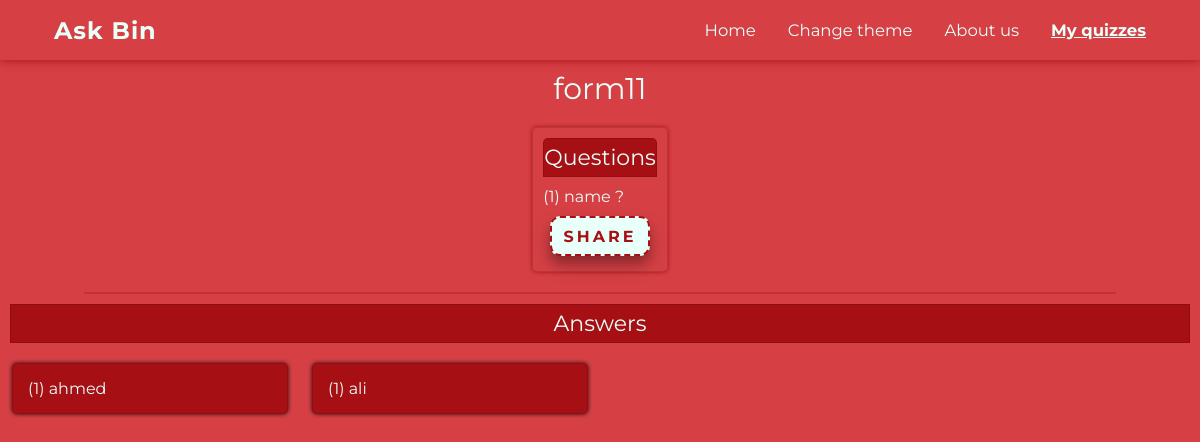
The app's page /viewQuiz.php?name=form11 (signed in) with its own data.
### tables this page shows
CREATE TABLE `forms` (
  `id` smallint(11) NOT NULL,
  `owner` varchar(255) NOT NULL,
  `formname` varchar(255) NOT NULL,
  `numberofquestions` smallint(11) NOT NULL,
  `questions` varchar(2550) NOT NULL
);

CREATE TABLE `submits` (
  `id` int(11) NOT NULL,
  `owner` varchar(255) NOT NULL,
  `formname` varchar(255) NOT NULL,
  `answers` varchar(2550) NOT NULL
);

### viewQuiz.php (the view, shortened to what this page needs)
<?php
include 'config.php';
?>
<!DOCTYPE html>
<html lang="en">
<head>
    <link rel="stylesheet" href="https://cdnjs.cloudflare.com/ajax/libs/font-awesome/5.15.1/css/all.min.css">
    <link rel="stylesheet" href="style.css">
</head>
<body>
    <header>
        <h1>Ask Bin</h1>
        <section class="menu">
            <ul class="menu-list">
                <li><a href="home.php">Home</a></li>
                <li onclick="theme()">Change theme</li>
                <li><a href="about.php">About us</a></li>
                <li class="active"><a href="login.php">My quizzes</a></li>
            </ul>
        </section>
    </header>
    <?php
        if (isset($_GET['name'])) {
            $formname = $_GET['name'];
            $owner = $_SESSION['username'];
            $sql = "SELECT * FROM forms WHERE owner='$owner' AND formname='$formname'";
            $result = mysqli_query($conn, $sql);
            while($row = mysqli_fetch_row($result)){
                echo '<p class="quizName">'.$row[2].'</p>';
                echo '<section class="questions">
                <p class="qa">Questions</p>';
                echo '<pre class="question">'.$row[4].'</pre>';
                echo '<button class="btn cta" onclick="copied();">Share</button>';
                echo '</section><hr>';
            }
            echo '<p class="qa qa2">Answers</p>
            <section class="answers">';
            $sql = "SELECT * FROM submits WHERE owner='$owner' AND formname='$formname'";
            $result = mysqli_query($conn, $sql);
            while($row = mysqli_fetch_row($result)){
                echo '<div class="answer">';
                echo '<pre class="answered">'.$row[3].'</pre>';
                echo '</div>';
            }
            echo '</section>';
        } else {
            header("Location: myQuizzes.php");
        }
    ?>
</body>
</html>

### style.css (style rules this page uses)
:root { --pri: #E9FFF9; --sec: #a61015; --sec2: #D64045; }
* { margin: 0; padding: 0; box-sizing: border-box; font-family: 'Montserrat', sans-serif; }
body { min-height: 100vh; width: 100%; background-color: var(--sec2); display: flex; flex-direction: column; padding-top: 50px; }
header { color: var(--pri); box-shadow: 0px 0px 10px var(--sec); background-color: var(--sec2); position: fixed; top: 0; height: 60px; width: 100%; display: flex; justify-content: space-between; align-items: center; padding: 0 54px; font-size: 15px; }
header h1 { font-size: 1.6em; letter-spacing: 1px; cursor: pointer; transition-duration: 0.2s; }
.menu { display: flex; }
.menu-list { list-style: none; display: flex; }
.menu-list li { display: inline-block; margin-left: 32px; font-size: 1.1em; cursor: pointer; transition: color 0.3s; }
.menu-list li.active, .menu-list li:hover { color: var(--pri); font-weight: bold; text-decoration: underline; }
a { color: var(--pri); text-decoration: none; }
hr { width: 86%; opacity: 0.35; margin-left: 7%; border: 1px solid var(--sec); z-index: -1; }
button.cta { border: 2px dashed var(--sec); outline: none; background-color: var(--pri); color: var(--sec); font-size: 16px; height: 60px; width: 250px; font-weight: bold; letter-spacing: 3px; text-transform: uppercase; border-radius: 10px; box-shadow: 0 10px 20px #0003, 0 7px 10px #0003; cursor: pointer; transition-duration: 0.2s; }
::placeholder { font-size:20px; color: #0005; }
.quizName { padding: 20px 0 0 0; font-size:30px; color: var(--pri); text-align: center; }
.questions { width: fit-content; margin: 20px auto; padding: 10px; border: 1px solid #0002; box-shadow: 0px 0px 4px var(--sec); border-radius: 5px; }
.question , .answered { color: var(--pri); }
.qa { text-align: center; color: var(--pri); font-size:22px; padding: 5px 0px; margin: 0px 0px 10px 0px; background-color: var(--sec); border: 1px solid #0002; border-radius: 5px 5px 0px 0px; }
.qa2 { border-radius: 0px; margin: 10px; }
.answer { width: 23%; transition-duration: 0.4s; margin:10px 1%; float: left; background-color: var(--sec); padding: 15px; border: 1px solid #0002; box-shadow: 0px 0px 4px #000d; border-radius: 5px; z-index: -1; }
.questions .btn { width: 100px; height: 40px; font-size: 16px; margin: 10px 0px 5px calc(50% - 50px); }

### records on screen
forms: formname "form11", questions "(1) name ?"
submits: answers "(1) ahmed"
submits: answers "(1) ali"
